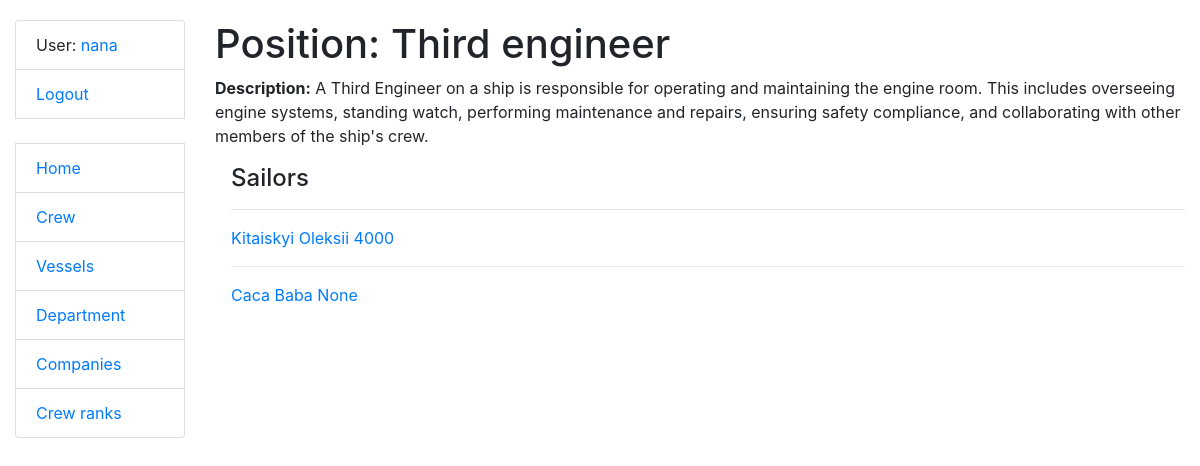
Before: /position/1/ (signed in) with the older database file.
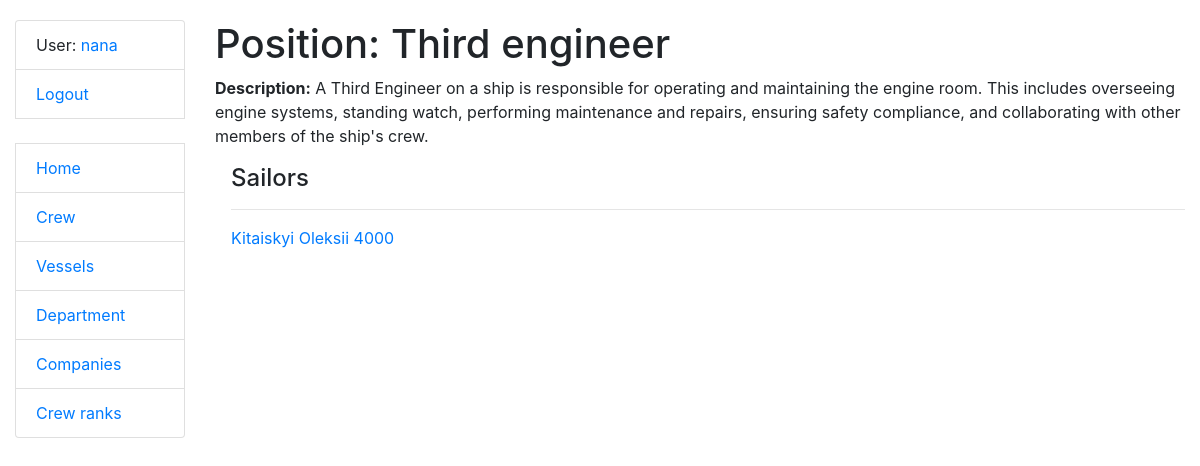
After: the same page with the newer database file.
### crewing/models.py (models this page shows, shortened)
class Crew(AbstractUser):
    position = models.ForeignKey(Position, on_delete=models.CASCADE, related_name='sailors', null=True, blank=True)
    salary = models.IntegerField(null=True, blank=True)
    date_of_birth = models.DateField(null=True, blank=True)
    date_of_joining = models.DateField(null=True, blank=True)
    date_of_leaving = models.DateField(null=True, blank=True)
    vessel_type = models.ManyToManyField(VesselType, related_name='sailors')
    vessel = models.ForeignKey('Vessel', on_delete=models.DO_NOTHING, related_name='sailors', null=True, blank=True)
    class Meta:
        verbose_name_plural = "sailors"
        verbose_name = "sailor"
        ordering = ["-position"]
    def get_absolute_url(self):
        return reverse("crewing:crew-detail", kwargs={"pk": self.pk})

### crewing/views.py (the view)
# urls.py: path("position/<int:pk>/", PositionDetailView.as_view(), name="position-detail"),
class PositionDetailView(LoginRequiredMixin, generic.DetailView):
    model = Position
    template_name = "crewing/position/detail.html"
    def get_queryset(self):
        return Position.objects.prefetch_related('sailors')

### templates/crewing/position/detail.html
{% extends "base.html" %}
{% block content %}
  <h1>
    Position: {{ position.name }}
  </h1>
  <p><strong>Description:</strong> {{ position.responsibility }}</p>
  <div class="ml-3">
    <h4>Sailors</h4>
    {% for sailor in position.sailors.all %}
        <hr>
      <p><a href="{{ sailor.get_absolute_url }}">{{ sailor.last_name }}  {{ sailor.first_name }} {{ sailor.salary }}</a></p>
    {% empty %}
      <p>No sailors!</p>
    {% endfor %}
  </div>
{% endblock %}

Changed rows visible on the page:
removed Crew: last_name "Caca", first_name "Baba", salary "None"
